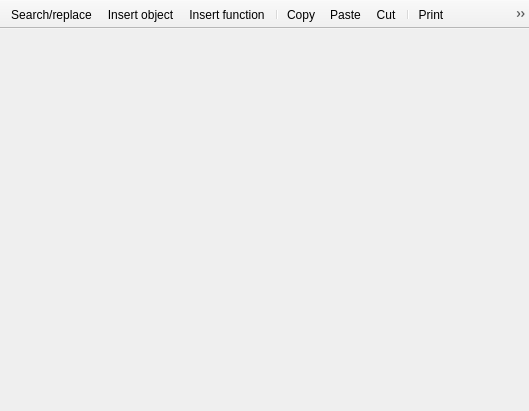
<?xml version="1.0" encoding="UTF-8"?>
<ui version="4.0">
 <class>scriptwindow</class>
 <widget class="QMainWindow" name="scriptwindow">
  <property name="geometry">
   <rect>
    <x>0</x>
    <y>0</y>
    <width>529</width>
    <height>411</height>
   </rect>
  </property>
  <property name="windowTitle">
   <string>GameScript code editor</string>
  </property>
  <widget class="QWidget" name="centralwidget">
   <layout class="QVBoxLayout" name="verticalLayout">
    <property name="spacing">
     <number>0</number>
    </property>
    <property name="margin">
     <number>0</number>
    </property>
    <item>
     <widget class="QWidget" name="Sourcezone" native="true">
      <property name="sizePolicy">
       <sizepolicy hsizetype="Expanding" vsizetype="Preferred">
        <horstretch>0</horstretch>
        <verstretch>0</verstretch>
       </sizepolicy>
      </property>
      <layout class="QHBoxLayout" name="horizontalLayout_2">
       <property name="spacing">
        <number>0</number>
       </property>
       <property name="margin">
        <number>0</number>
       </property>
      </layout>
     </widget>
    </item>
   </layout>
  </widget>
  <widget class="QToolBar" name="toolBar">
   <property name="windowTitle">
    <string>toolBar</string>
   </property>
   <property name="movable">
    <bool>false</bool>
   </property>
   <property name="iconSize">
    <size>
     <width>16</width>
     <height>16</height>
    </size>
   </property>
   <property name="floatable">
    <bool>false</bool>
   </property>
   <attribute name="toolBarArea">
    <enum>TopToolBarArea</enum>
   </attribute>
   <attribute name="toolBarBreak">
    <bool>false</bool>
   </attribute>
   <addaction name="actionSearch_Replace"/>
   <addaction name="actionInsert_object"/>
   <addaction name="actionInsert_function"/>
   <addaction name="separator"/>
   <addaction name="actionCopy"/>
   <addaction name="actionPaste"/>
   <addaction name="actionCut"/>
   <addaction name="separator"/>
   <addaction name="actionPrint"/>
   <addaction name="actionLanguage_help"/>
  </widget>
  <action name="actionSearch_Replace">
   <property name="icon">
    <iconset resource="resources.qrc">
     <normaloff>:/resources/RES/ffficons/magnifier.png</normaloff>:/resources/RES/ffficons/magnifier.png</iconset>
   </property>
   <property name="text">
    <string>Search/replace</string>
   </property>
  </action>
  <action name="actionInsert_function">
   <property name="icon">
    <iconset resource="resources.qrc">
     <normaloff>:/resources/RES/ffficons/sum.png</normaloff>:/resources/RES/ffficons/sum.png</iconset>
   </property>
   <property name="text">
    <string>Insert function</string>
   </property>
  </action>
  <action name="actionCopy">
   <property name="icon">
    <iconset resource="resources.qrc">
     <normaloff>:/resources/RES/ffficons/page_white_copy.png</normaloff>:/resources/RES/ffficons/page_white_copy.png</iconset>
   </property>
   <property name="text">
    <string>Copy</string>
   </property>
  </action>
  <action name="actionPaste">
   <property name="icon">
    <iconset resource="resources.qrc">
     <normaloff>:/resources/RES/ffficons/page_white_paste.png</normaloff>:/resources/RES/ffficons/page_white_paste.png</iconset>
   </property>
   <property name="text">
    <string>Paste</string>
   </property>
  </action>
  <action name="actionCut">
   <property name="icon">
    <iconset resource="resources.qrc">
     <normaloff>:/resources/RES/ffficons/cut.png</normaloff>:/resources/RES/ffficons/cut.png</iconset>
   </property>
   <property name="text">
    <string>Cut</string>
   </property>
  </action>
  <action name="actionInsert_object">
   <property name="icon">
    <iconset resource="resources.qrc">
     <normaloff>:/resources/RES/ffficons/brick.png</normaloff>:/resources/RES/ffficons/brick.png</iconset>
   </property>
   <property name="text">
    <string>Insert object</string>
   </property>
  </action>
  <action name="actionLanguage_help">
   <property name="icon">
    <iconset resource="resources.qrc">
     <normaloff>:/resources/RES/ffficons/help.png</normaloff>:/resources/RES/ffficons/help.png</iconset>
   </property>
   <property name="text">
    <string>GameScript help</string>
   </property>
  </action>
  <action name="actionPrint">
   <property name="icon">
    <iconset resource="resources.qrc">
     <normaloff>:/resources/RES/ffficons/printer.png</normaloff>:/resources/RES/ffficons/printer.png</iconset>
   </property>
   <property name="text">
    <string>Print</string>
   </property>
  </action>
 </widget>
 <resources>
  <include location="resources.qrc"/>
 </resources>
 <connections/>
</ui>
